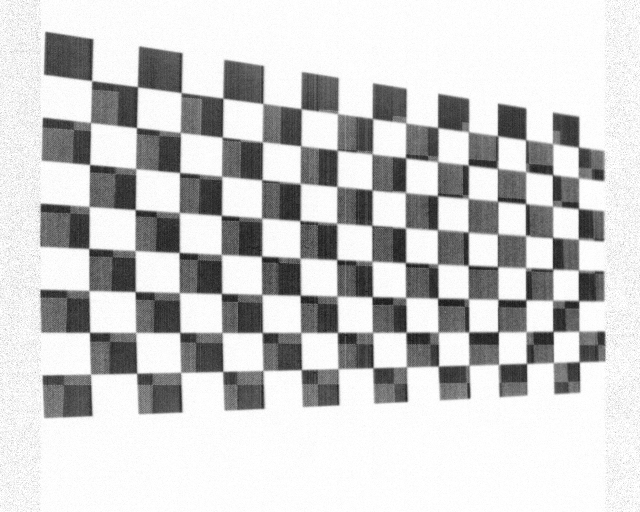
#> input picture 0826/dif/dif_0.BMP, 1280 x 1024 px (shown at 1/2 size)
$ python solve_main.py
#> lines starting #> are read from the running program, lines starting #| are printed output that depends on the picture; after the words box and inside, x2 and y2 are one past the last pixel; in counts of white or black regions, pixels touching at a corner belong together; long printed decimals are rounded
import cv2
import numpy as np
import glob
import difTheImg


# 设置寻找亚像素角点的参数，采用的停止准则是最大循环次数30和最大误差容限0.001
criteria = (cv2.TERM_CRITERIA_MAX_ITER | cv2.TERM_CRITERIA_EPS, 30, 0.01)
x = 15
y = 8
# 获取标定板角点的位置
objp = np.zeros((x * y, 3), np.float32)
objp[:, :2] = np.mgrid[0:x, 0:y].T.reshape(-1, 2)  # 将世界坐标系建在标定板上，所有点的Z坐标全部为0，所以只需要赋值x和y

obj_points = []  # 存储3D点
img_points = []  # 存储2D点
# filename = "F:/vsc_workspace/opencv/0826/c_1.BMP"
# # i = cv2.imread(filename,cv2.IMREAD_GRAYSCALE)
# # cv2.imshow('i',i)
# # cv2.waitKey(2000)
images = glob.glob("F:/vsc_workspace/opencv/0826/dif/*.BMP")
for fname in images:
    fname = fname.replace("\\","/")
    print(fname)
    img = cv2.imread(fname, cv2.IMREAD_GRAYSCALE)
#> img is the input picture: shape (1024, 1280); min 16, max 255, mean 202.2
    cv2.imshow('i',img)


    gray = img
    size = gray.shape[::-1]
#> size = (1280, 1024)
    ret, corners = cv2.findChessboardCorners(gray, (x,y), None)
#> ret = True; corners = 120 rows, first 8: [184, 163.1], [275.2, 174.2], [362, 185.2], [447, 197], [527, 208], [601.9, 217], [674.9, 226.8], [747, 238]
    print(ret)
#| True

    if ret:

        obj_points.append(objp)

        corners2 = cv2.cornerSubPix(gray, corners, (5, 5), (-1, -1), criteria)  # 在原角点的基础上寻找亚像素角点
#> corners2 = 120 rows, first 8: [183.6, 161.9], [275.4, 173.9], [362.5, 185.7], [446, 196.7], [525.7, 207.6], [602.3, 217.5], [675.2, 227.6], [745.1, 237.3]
        #print(corners2)
        if [corners2]:
            img_points.append(corners2)
        else:
            img_points.append(corners)

        cv2.drawChessboardCorners(img, (x, y), corners, ret)  # 记住，OpenCV的绘制函数一般无返回值
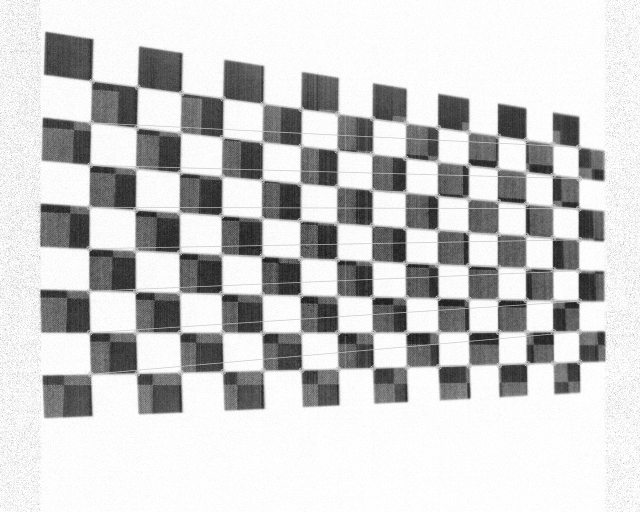
#> img: shape (1024, 1280) (shown at 1/2 size); 3.83% of pixels changed, all inside (x1, y1, x2, y2) = (172, 156, 1166, 755)
        cv2.imshow('img', img)
        cv2.waitKey(2000)
#> pass 2 of the loop `for fname in images:`:
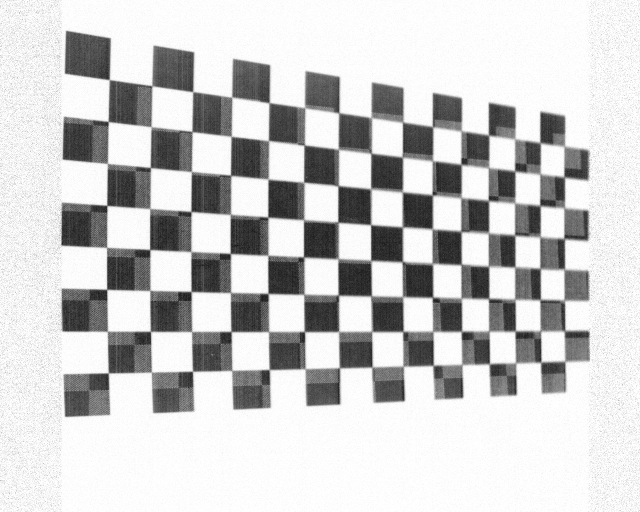
#> input picture 0826/dif/dif_1.BMP, 1280 x 1024 px (shown at 1/2 size)
#> img is the input picture: shape (1024, 1280); min 13, max 255, mean 203.6
#> corners = 120 rows, first 8: [219, 159], [303.9, 172.9], [385.6, 183.4], [462.3, 194.7], [538.5, 204.5], [610.5, 216], [678, 225.8], [742.4, 236.6]
#| True
#> corners2 = 120 rows, first 8: [218.9, 159.6], [303.9, 172.5], [385.9, 183.8], [463.7, 194.6], [538.3, 205.6], [609.4, 216.2], [677.7, 226], [741.8, 236.5]
#> `cv2.drawChessboardCorners(img, (x, y), corners, ret)`:
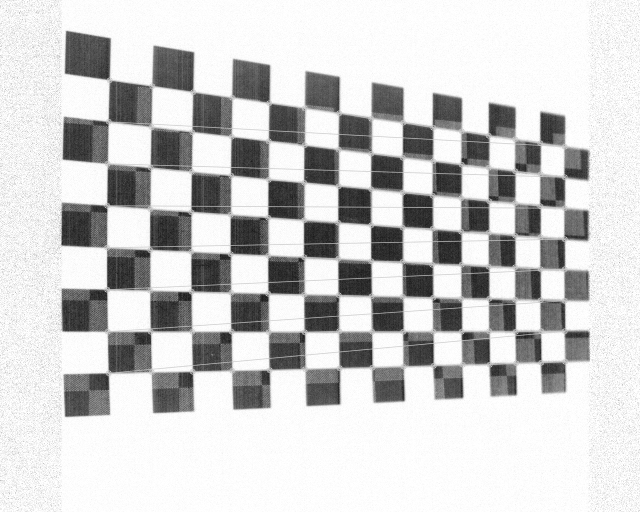
#> img: shape (1024, 1280) (shown at 1/2 size); 3.64% of pixels changed, all inside (x1, y1, x2, y2) = (208, 154, 1137, 753)
#> pass 3 of the loop `for fname in images:`:
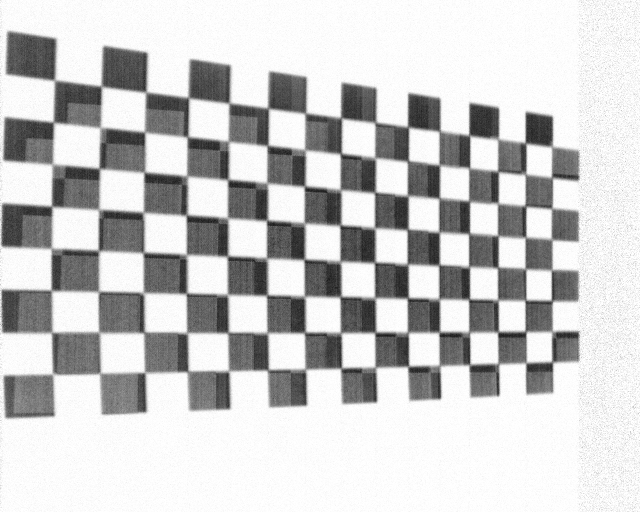
#> input picture 0826/dif/dif_2.BMP, 1280 x 1024 px (shown at 1/2 size)
#> img is the input picture: shape (1024, 1280); min 19, max 255, mean 201.8
#> corners = 120 rows, first 8: [110.5, 161], [203.5, 173], [292.5, 185], [378.5, 196.5], [459.5, 207], [538, 216.5], [612.5, 227], [683.7, 235.8]
#| True
#> corners2 = 120 rows, first 8: [108.4, 160.2], [201.5, 172.2], [292.1, 183.5], [376.4, 195.1], [457.7, 206], [535.6, 216.5], [610.1, 227.5], [682, 235]
#> `cv2.drawChessboardCorners(img, (x, y), corners, ret)`:
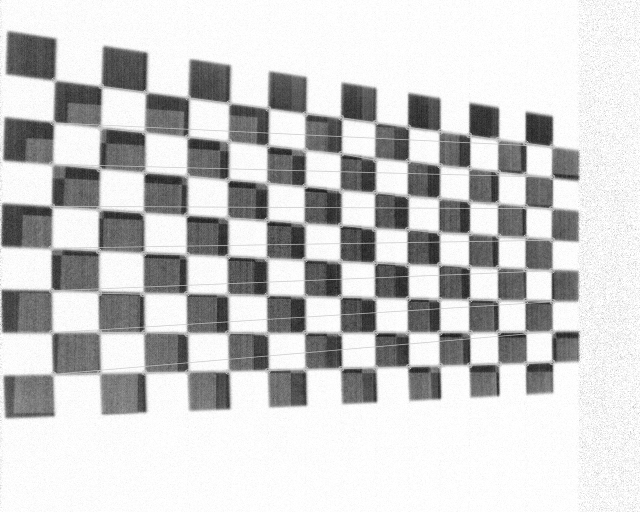
#> img: shape (1024, 1280) (shown at 1/2 size); 3.91% of pixels changed, all inside (x1, y1, x2, y2) = (96, 154, 1112, 755)

# print(len(img_points))
cv2.destroyAllWindows()

# 标定
ret, mtx, dist, rvecs, tvecs = cv2.calibrateCamera(obj_points, img_points, size, None, None)
#> ret = 1.11; mtx = [[4234, 0, 747.5], [0, 2547.2, 514.9], [0, 0, 1]]; dist = [[-0.0956, -15.24, -0.0242, 0.0164, 241.7]]; rvecs = ([-0.052, -0.956, 0.025], [-0.0499, -1, 0.0255], [-0.0499, -0.957, 0.0255]); tvecs = ([-4.07, -4.19, 30.13], [-3.82, -4.22, 30.07], [-4.59, -4.19, 29.97])

print("ret:", ret)
#| ret: 1.112
print("mtx:\n", mtx) # 内参数矩阵
#| mtx:
#|  [[4.23403424e+03 0.00000000e+00 7.47540044e+02]
#|  [0.00000000e+00 2.54718207e+03 5.14858110e+02]
#|  [0.00000000e+00 0.00000000e+00 1.00000000e+00]]
print("dist:\n", dist)  # 畸变系数   distortion cofficients = (k_1,k_2,p_1,p_2,k_3)
#| dist:
#|  [[-9.55967134e-02 -1.52415967e+01 -2.42200567e-02  1.64184363e-02
#|    2.41715777e+02]]
print("rvecs:\n", rvecs)  # 旋转向量  # 外参数
#| rvecs:
#|  (array([[-0.05196],
#|        [-0.9565],
#|        [ 0.02501]]), array([[-0.0499],
#|        [-1.001],
#|        [ 0.02553]]), array([[-0.04989],
#|        [-0.9565],
#|        [ 0.02552]]))
print("tvecs:\n", tvecs ) # 平移向量  # 外参数
#| tvecs:
#|  (array([[-4.070],
#|        [-4.194],
#|        [30.130]]), array([[-3.818],
#|        [-4.218],
#|        [30.065]]), array([[-4.595],
#|        [-4.190],
#|        [29.967]]))

print("-----------------------------------------------------")
print(obj_points)
#> (printed output is left out)
print("-----------------------------------------------------")
print(img_points)
